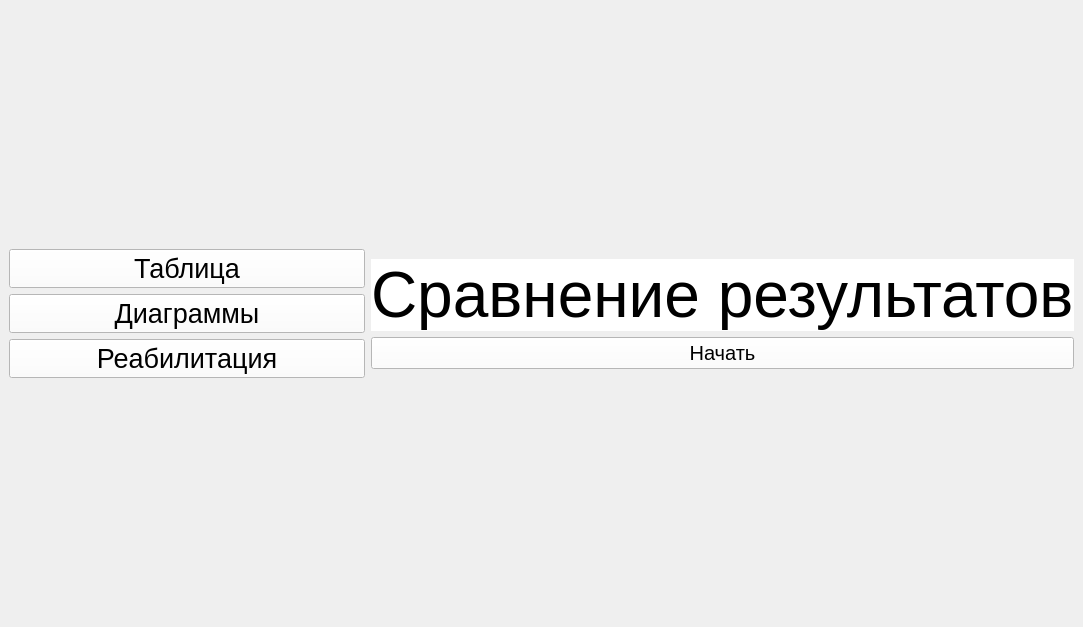
<?xml version="1.0" encoding="UTF-8"?>
<ui version="4.0">
 <class>MainWindow</class>
 <widget class="QMainWindow" name="MainWindow">
  <property name="geometry">
   <rect>
    <x>0</x>
    <y>0</y>
    <width>1083</width>
    <height>627</height>
   </rect>
  </property>
  <property name="font">
   <font>
    <pointsize>24</pointsize>
   </font>
  </property>
  <property name="cursor">
   <cursorShape>ArrowCursor</cursorShape>
  </property>
  <property name="windowTitle">
   <string>MainWindow</string>
  </property>
  <property name="styleSheet">
   <string notr="true">background-color: qlineargradient(spread:pad, x1:0, y1:0, x2:1, y2:0, stop:0 rgba(0, 0, 0, 255), stop:0.320000
 rgba(255, 255, 255, 255));</string>
  </property>
  <widget class="QWidget" name="centralwidget">
   <layout class="QHBoxLayout" name="horizontalLayout">
    <item>
     <layout class="QVBoxLayout" name="verticalLayout">
      <property name="sizeConstraint">
       <enum>QLayout::SetDefaultConstraint</enum>
      </property>
      <item>
       <spacer name="verticalSpacer_3">
        <property name="orientation">
         <enum>Qt::Vertical</enum>
        </property>
        <property name="sizeHint" stdset="0">
         <size>
          <width>20</width>
          <height>40</height>
         </size>
        </property>
       </spacer>
      </item>
      <item>
       <widget class="QPushButton" name="Tabl">
        <property name="font">
         <font>
          <pointsize>20</pointsize>
         </font>
        </property>
        <property name="styleSheet">
         <string notr="true">background-color: rgb(255, 255, 255);</string>
        </property>
        <property name="text">
         <string>Таблица</string>
        </property>
       </widget>
      </item>
      <item>
       <widget class="QPushButton" name="diag">
        <property name="font">
         <font>
          <pointsize>20</pointsize>
         </font>
        </property>
        <property name="styleSheet">
         <string notr="true">background-color: rgb(255, 255, 255);</string>
        </property>
        <property name="text">
         <string>Диаграммы</string>
        </property>
       </widget>
      </item>
      <item>
       <widget class="QPushButton" name="Reab">
        <property name="font">
         <font>
          <pointsize>20</pointsize>
         </font>
        </property>
        <property name="styleSheet">
         <string notr="true">background-color: rgb(255, 255, 255);</string>
        </property>
        <property name="text">
         <string>Реабилитация</string>
        </property>
       </widget>
      </item>
      <item>
       <spacer name="verticalSpacer_4">
        <property name="orientation">
         <enum>Qt::Vertical</enum>
        </property>
        <property name="sizeHint" stdset="0">
         <size>
          <width>20</width>
          <height>40</height>
         </size>
        </property>
       </spacer>
      </item>
     </layout>
    </item>
    <item>
     <layout class="QVBoxLayout" name="verticalLayout_2">
      <item>
       <spacer name="verticalSpacer">
        <property name="orientation">
         <enum>Qt::Vertical</enum>
        </property>
        <property name="sizeType">
         <enum>QSizePolicy::Expanding</enum>
        </property>
        <property name="sizeHint" stdset="0">
         <size>
          <width>20</width>
          <height>40</height>
         </size>
        </property>
       </spacer>
      </item>
      <item>
       <widget class="QLabel" name="label_2">
        <property name="font">
         <font>
          <pointsize>48</pointsize>
         </font>
        </property>
        <property name="styleSheet">
         <string notr="true">background-color: rgb(255, 255, 255);</string>
        </property>
        <property name="text">
         <string>Сравнение результатов</string>
        </property>
       </widget>
      </item>
      <item>
       <widget class="QPushButton" name="Srav">
        <property name="font">
         <font>
          <pointsize>15</pointsize>
         </font>
        </property>
        <property name="styleSheet">
         <string notr="true">background-color: rgb(255, 255, 255);</string>
        </property>
        <property name="text">
         <string>Начать</string>
        </property>
       </widget>
      </item>
      <item>
       <spacer name="verticalSpacer_2">
        <property name="orientation">
         <enum>Qt::Vertical</enum>
        </property>
        <property name="sizeHint" stdset="0">
         <size>
          <width>20</width>
          <height>40</height>
         </size>
        </property>
       </spacer>
      </item>
     </layout>
    </item>
   </layout>
  </widget>
 </widget>
 <resources/>
 <connections/>
</ui>
